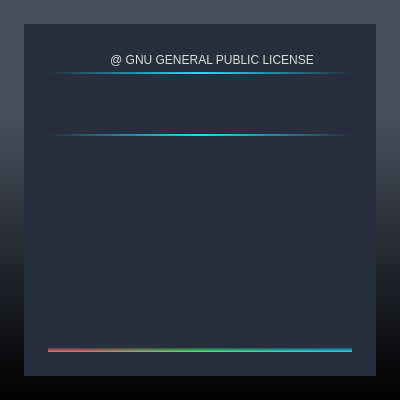
<?xml version="1.0" encoding="UTF-8"?>
<ui version="4.0">
 <class>InitializeWindow</class>
 <widget class="QMainWindow" name="InitializeWindow">
  <property name="geometry">
   <rect>
    <x>0</x>
    <y>0</y>
    <width>400</width>
    <height>400</height>
   </rect>
  </property>
  <property name="maximumSize">
   <size>
    <width>600</width>
    <height>600</height>
   </size>
  </property>
  <property name="mouseTracking">
   <bool>true</bool>
  </property>
  <property name="windowTitle">
   <string>InitializeWindow</string>
  </property>
  <property name="windowIcon">
   <iconset>
    <normaloff>../res/LOGO-AT.ico</normaloff>../res/LOGO-AT.ico</iconset>
  </property>
  <property name="styleSheet">
   <string notr="true">background-color:transparent;</string>
  </property>
  <widget class="QWidget" name="centralwidget">
   <property name="mouseTracking">
    <bool>true</bool>
   </property>
   <property name="styleSheet">
    <string notr="true"/>
   </property>
   <layout class="QVBoxLayout" name="verticalLayout_8">
    <property name="spacing">
     <number>0</number>
    </property>
    <property name="leftMargin">
     <number>0</number>
    </property>
    <property name="topMargin">
     <number>0</number>
    </property>
    <property name="rightMargin">
     <number>0</number>
    </property>
    <property name="bottomMargin">
     <number>0</number>
    </property>
    <item>
     <widget class="QWidget" name="widget_2" native="true">
      <property name="styleSheet">
       <string notr="true">color:#DDDDDD;
background: qlineargradient(x1:1,y1:1,x2:1,y2:0,stop:0 #000000, stop:0.7 #474e5e);</string>
      </property>
      <layout class="QHBoxLayout" name="horizontalLayout">
       <property name="leftMargin">
        <number>24</number>
       </property>
       <property name="topMargin">
        <number>24</number>
       </property>
       <property name="rightMargin">
        <number>24</number>
       </property>
       <property name="bottomMargin">
        <number>24</number>
       </property>
       <item>
        <widget class="QWidget" name="widget" native="true">
         <property name="styleSheet">
          <string notr="true">color:#DDDDDD;background: #272e3e;</string>
         </property>
         <layout class="QGridLayout" name="gridLayout">
          <property name="leftMargin">
           <number>24</number>
          </property>
          <property name="topMargin">
           <number>24</number>
          </property>
          <property name="rightMargin">
           <number>24</number>
          </property>
          <property name="bottomMargin">
           <number>24</number>
          </property>
          <property name="spacing">
           <number>0</number>
          </property>
          <item row="5" column="0" colspan="2">
           <widget class="QWidget" name="widget_3" native="true">
            <property name="minimumSize">
             <size>
              <width>0</width>
              <height>24</height>
             </size>
            </property>
            <property name="maximumSize">
             <size>
              <width>16777215</width>
              <height>24</height>
             </size>
            </property>
            <property name="styleSheet">
             <string notr="true">#widget_3{background: qlineargradient(x1:0,y1:1,x2:1,y2:1,stop:0.1 #f4716e, stop:0.5 #42f875, stop:0.9 #1edffc);}</string>
            </property>
            <layout class="QVBoxLayout" name="verticalLayout">
             <property name="spacing">
              <number>0</number>
             </property>
             <property name="leftMargin">
              <number>0</number>
             </property>
             <property name="topMargin">
              <number>0</number>
             </property>
             <property name="rightMargin">
              <number>0</number>
             </property>
             <property name="bottomMargin">
              <number>0</number>
             </property>
             <item>
              <widget class="QLabel" name="label_status">
               <property name="minimumSize">
                <size>
                 <width>0</width>
                 <height>24</height>
                </size>
               </property>
               <property name="maximumSize">
                <size>
                 <width>16777215</width>
                 <height>24</height>
                </size>
               </property>
               <property name="styleSheet">
                <string notr="true">background: qlineargradient(x1:1,y1:1,x2:1,y2:0,stop:0 transparent, stop:0.2 #272e3e);</string>
               </property>
               <property name="text">
                <string/>
               </property>
              </widget>
             </item>
            </layout>
           </widget>
          </item>
          <item row="3" column="0" colspan="2">
           <widget class="QLabel" name="label_line_6">
            <property name="minimumSize">
             <size>
              <width>0</width>
              <height>2</height>
             </size>
            </property>
            <property name="maximumSize">
             <size>
              <width>16777215</width>
              <height>2</height>
             </size>
            </property>
            <property name="styleSheet">
             <string notr="true">background: qlineargradient(x1:0,y1:1,x2:1,y2:1,stop:0 transparent, stop:0.5 #1edffc, stop:1 transparent);</string>
            </property>
            <property name="text">
             <string/>
            </property>
           </widget>
          </item>
          <item row="4" column="0" colspan="2">
           <widget class="QLabel" name="label_info">
            <property name="text">
             <string/>
            </property>
           </widget>
          </item>
          <item row="0" column="1">
           <widget class="QLabel" name="label_icon_text">
            <property name="text">
             <string>@ GNU GENERAL PUBLIC LICENSE</string>
            </property>
            <property name="alignment">
             <set>Qt::AlignCenter</set>
            </property>
           </widget>
          </item>
          <item row="0" column="0">
           <widget class="QLabel" name="label_icon">
            <property name="maximumSize">
             <size>
              <width>24</width>
              <height>24</height>
             </size>
            </property>
            <property name="styleSheet">
             <string notr="true">QLabel{border-image:url(:/img/res/LOGO-AT.png) 4 4 4 4 stretch stretch;background-color:transparent}</string>
            </property>
            <property name="text">
             <string/>
            </property>
           </widget>
          </item>
          <item row="1" column="0" colspan="2">
           <widget class="QLabel" name="label_line_2">
            <property name="minimumSize">
             <size>
              <width>0</width>
              <height>2</height>
             </size>
            </property>
            <property name="maximumSize">
             <size>
              <width>16777215</width>
              <height>2</height>
             </size>
            </property>
            <property name="styleSheet">
             <string notr="true">background: qlineargradient(x1:0,y1:1,x2:1,y2:1,stop:0 transparent, stop:0.5 #1edffc, stop:1 transparent);</string>
            </property>
            <property name="text">
             <string/>
            </property>
           </widget>
          </item>
          <item row="2" column="0" colspan="2">
           <widget class="QLabel" name="label_logo">
            <property name="maximumSize">
             <size>
              <width>16777215</width>
              <height>60</height>
             </size>
            </property>
            <property name="styleSheet">
             <string notr="true">QLabel{border-image:url(:/img/res/LOGO-ATWR.png) 4 4 4 4 stretch stretch;background-color:transparent}</string>
            </property>
            <property name="text">
             <string/>
            </property>
           </widget>
          </item>
         </layout>
        </widget>
       </item>
      </layout>
     </widget>
    </item>
   </layout>
  </widget>
  <action name="actionabout">
   <property name="text">
    <string>about</string>
   </property>
  </action>
  <action name="actioncalib">
   <property name="text">
    <string>calib</string>
   </property>
  </action>
  <action name="actionparam">
   <property name="text">
    <string>param</string>
   </property>
  </action>
  <action name="actionconfig">
   <property name="text">
    <string>config</string>
   </property>
  </action>
 </widget>
 <resources/>
 <connections/>
</ui>
